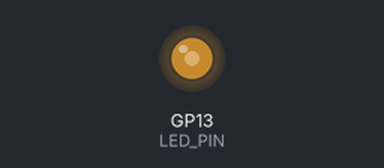
Recording of a sketch running on a simulated Raspberry Pi Pico. On the bench: output pins drawn as LEDs (lit = HIGH). What the sketch prints to the serial monitor is not drawn.

Above: at 0.1 s.
Timing chart, 0 to 1.6 s (numbered marks = the images above):
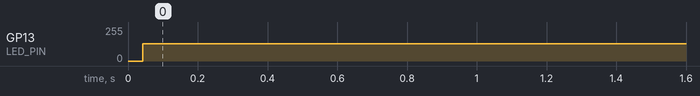

Measured:
- by itself, GP13 (LED_PIN): 0/255 → 128/255 at 0.04 s

The sketch:

_____.ino
```cpp
#include "Wire.h"
#include "I2Cdev.h"
#include "MPU6050.h"
MPU6050 accelgyro;
int16_t ax, ay, az;
int16_t gx, gy, gz;
int16_t mx, my, mz;
#define LED_PIN 13
bool blinkState = false;

#define PI 3.141592653589793
float Ap, Ar;

void setup() {
  Wire.begin();
  Wire.setSCL(19);
  Wire.setSDA(18);
  Serial.begin(38400);
  Serial.println("Initializing I2C devices...");
  accelgyro.initialize();
  Serial.println("Testing device connections...");
  Serial.println(accelgyro.testConnection() ? "MPU6050 connection successful" : "MPU6050 connection failed");
  pinMode(LED_PIN, OUTPUT);
}

void loop() {
  accelgyro.getMotion9(&ax, &ay, &az, &gx, &gy, &gz, &mx, &my, &mz);
  //  Serial.print("acceleration:\t");
  //  Serial.print(ax); Serial.print("\t");
  //  Serial.print(ay); Serial.print("\t");
  //  Serial.println(az);


  Ap = atan2(ax, sqrt(ay * ay + az * az)) * 180 / PI;
  Ar = atan2(ay, az) * 180 / PI;
  Serial.print("pitch&roll:\t");
  Serial.print(Ap); Serial.print("\t");
  Serial.println(Ar);
  blinkState = !blinkState;
  digitalWrite(LED_PIN, blinkState);
}
```
